Frame 1 (no input): blank canvas, image omitted
Frame 60 (no input): blank canvas, image omitted
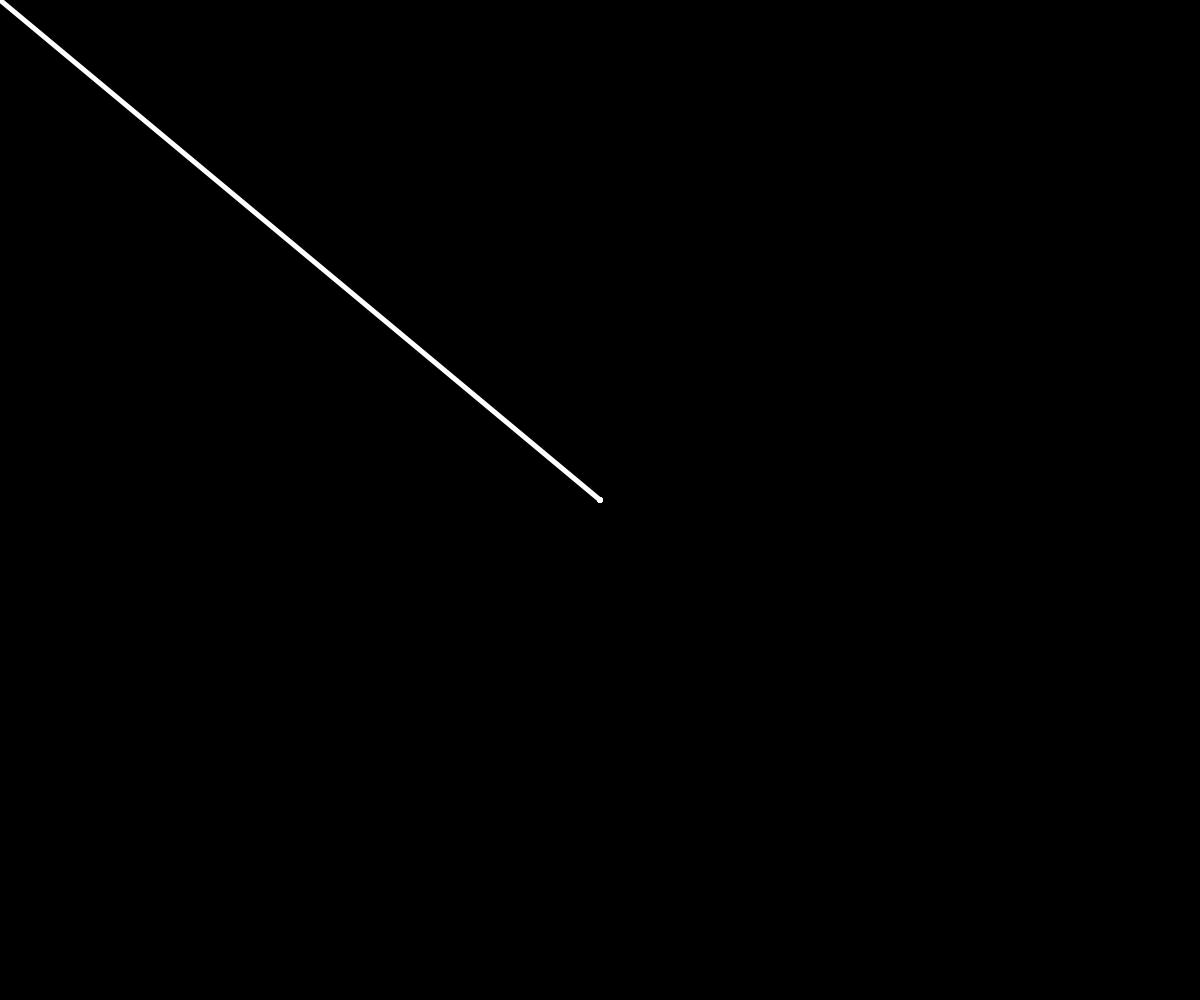
Frame 120 (the mouse pressed at the canvas centre since frame 60)

The p5.js sketch whose frames 1 and 60 were blank and that drew this single picture after the mouse press (run headless with seeded random() and noise() and a simulated clock; from frame 60 on, the mouse is pressed at the canvas centre):

// p5.js sketch
// ── sketch.js
function setup() {
    createCanvas(windowWidth, windowHeight);
    background(0);
  }
  
  function draw() {
    if (mouseIsPressed) {
      stroke(255);
      strokeWeight(5);
      line(mouseX, mouseY, pmouseX, pmouseY);
    }
  }
